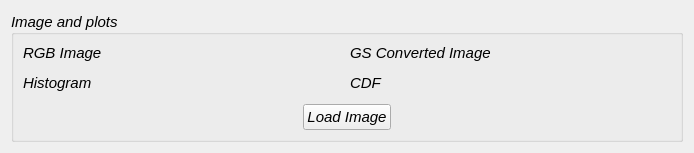
      <widget class="QWidget" name="GS_plotter_tab">
       <attribute name="title">
        <string>GS Plotter</string>
       </attribute>
       <layout class="QHBoxLayout" name="horizontalLayout_9">
        <item>
         <widget class="QGroupBox" name="groupBox_18">
          <property name="sizePolicy">
           <sizepolicy hsizetype="Preferred" vsizetype="MinimumExpanding">
            <horstretch>0</horstretch>
            <verstretch>0</verstretch>
           </sizepolicy>
          </property>
          <property name="font">
           <font>
            <pointsize>11</pointsize>
            <italic>true</italic>
            <bold>false</bold>
           </font>
          </property>
          <property name="contextMenuPolicy">
           <enum>Qt::PreventContextMenu</enum>
          </property>
          <property name="title">
           <string>Image and plots</string>
          </property>
          <property name="alignment">
           <set>Qt::AlignLeading|Qt::AlignLeft|Qt::AlignVCenter</set>
          </property>
          <layout class="QGridLayout" name="gridLayout_9">
           <item row="0" column="0">
            <layout class="QHBoxLayout" name="horizontalLayout_12">
             <item>
              <layout class="QVBoxLayout" name="verticalLayout_31">
               <item>
                <widget class="QLabel" name="label_111">
                 <property name="sizePolicy">
                  <sizepolicy hsizetype="Preferred" vsizetype="Fixed">
                   <horstretch>0</horstretch>
                   <verstretch>0</verstretch>
                  </sizepolicy>
                 </property>
                 <property name="font">
                  <font>
                   <pointsize>11</pointsize>
                   <italic>true</italic>
                  </font>
                 </property>
                 <property name="text">
                  <string>RGB Image</string>
                 </property>
                </widget>
               </item>
               <item>
                <widget class="PlotWidget" name="plot_loaded_image" native="true">
                 <property name="styleSheet">
                  <string notr="true">background-color: #333;</string>
                 </property>
                </widget>
               </item>
              </layout>
             </item>
             <item>
              <layout class="QVBoxLayout" name="verticalLayout_34">
               <item>
                <widget class="QLabel" name="label_4">
                 <property name="sizePolicy">
                  <sizepolicy hsizetype="Preferred" vsizetype="Fixed">
                   <horstretch>0</horstretch>
                   <verstretch>0</verstretch>
                  </sizepolicy>
                 </property>
                 <property name="font">
                  <font>
                   <pointsize>11</pointsize>
                   <italic>true</italic>
                  </font>
                 </property>
                 <property name="text">
                  <string>GS Converted Image</string>
                 </property>
                </widget>
               </item>
               <item>
                <widget class="PlotWidget" name="plot_loaded_gs_image" native="true">
                 <property name="styleSheet">
                  <string notr="true">background-color: #333;</string>
                 </property>
                </widget>
               </item>
              </layout>
             </item>
            </layout>
           </item>
           <item row="1" column="0">
            <layout class="QHBoxLayout" name="horizontalLayout_11">
             <item>
              <layout class="QVBoxLayout" name="verticalLayout_32">
               <item>
                <widget class="QLabel" name="label_222">
                 <property name="sizePolicy">
                  <sizepolicy hsizetype="Preferred" vsizetype="Fixed">
                   <horstretch>0</horstretch>
                   <verstretch>0</verstretch>
                  </sizepolicy>
                 </property>
                 <property name="font">
                  <font>
                   <pointsize>11</pointsize>
                   <italic>true</italic>
                  </font>
                 </property>
                 <property name="text">
                  <string>Histogram</string>
                 </property>
                </widget>
               </item>
               <item>
                <widget class="PlotWidget" name="plot_hist" native="true">
                 <property name="styleSheet">
                  <string notr="true">background-color: #333;</string>
                 </property>
                </widget>
               </item>
              </layout>
             </item>
             <item>
              <layout class="QVBoxLayout" name="verticalLayout_33">
               <item>
                <widget class="QLabel" name="label_3">
                 <property name="sizePolicy">
                  <sizepolicy hsizetype="Preferred" vsizetype="Fixed">
                   <horstretch>0</horstretch>
                   <verstretch>0</verstretch>
                  </sizepolicy>
                 </property>
                 <property name="font">
                  <font>
                   <pointsize>11</pointsize>
                   <italic>true</italic>
                  </font>
                 </property>
                 <property name="text">
                  <string>CDF</string>
                 </property>
                </widget>
               </item>
               <item>
                <widget class="PlotWidget" name="plot_cdf" native="true">
                 <property name="styleSheet">
                  <string notr="true">background-color: #333;</string>
                 </property>
                </widget>
               </item>
              </layout>
             </item>
            </layout>
           </item>
           <item row="2" column="0">
            <layout class="QHBoxLayout" name="horizontalLayout_8">
             <item>
              <spacer name="horizontalSpacer">
               <property name="orientation">
                <enum>Qt::Horizontal</enum>
               </property>
               <property name="sizeType">
                <enum>QSizePolicy::MinimumExpanding</enum>
               </property>
               <property name="sizeHint" stdset="0">
                <size>
                 <width>280</width>
                 <height>20</height>
                </size>
               </property>
              </spacer>
             </item>
             <item>
              <widget class="QPushButton" name="plot_load_image_btn">
               <property name="sizePolicy">
                <sizepolicy hsizetype="MinimumExpanding" vsizetype="Maximum">
                 <horstretch>0</horstretch>
                 <verstretch>0</verstretch>
                </sizepolicy>
               </property>
               <property name="text">
                <string>Load Image</string>
               </property>
              </widget>
             </item>
             <item>
              <spacer name="horizontalSpacer_2">
               <property name="orientation">
                <enum>Qt::Horizontal</enum>
               </property>
               <property name="sizeType">
                <enum>QSizePolicy::MinimumExpanding</enum>
               </property>
               <property name="sizeHint" stdset="0">
                <size>
                 <width>280</width>
                 <height>20</height>
                </size>
               </property>
              </spacer>
             </item>
            </layout>
           </item>
          </layout>
         </widget>
        </item>
       </layout>
      </widget>
